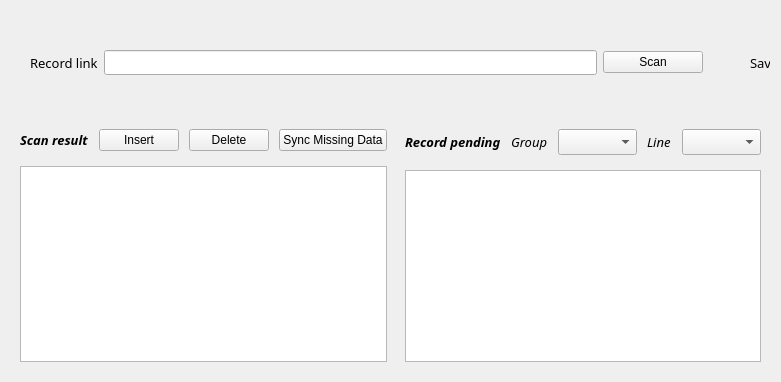
            <widget class="QWidget" name="Input_page_M">
             <layout class="QHBoxLayout" name="horizontalLayout_28">
              <item>
               <widget class="QFrame" name="frame_39">
                <property name="frameShape">
                 <enum>QFrame::NoFrame</enum>
                </property>
                <layout class="QVBoxLayout" name="verticalLayout_7">
                 <property name="spacing">
                  <number>0</number>
                 </property>
                 <property name="leftMargin">
                  <number>0</number>
                 </property>
                 <property name="topMargin">
                  <number>0</number>
                 </property>
                 <property name="rightMargin">
                  <number>0</number>
                 </property>
                 <property name="bottomMargin">
                  <number>0</number>
                 </property>
                 <item>
                  <widget class="QFrame" name="frame_41">
                   <property name="minimumSize">
                    <size>
                     <width>0</width>
                     <height>100</height>
                    </size>
                   </property>
                   <property name="frameShape">
                    <enum>QFrame::NoFrame</enum>
                   </property>
                   <widget class="QFrame" name="frame_46">
                    <property name="geometry">
                     <rect>
                      <x>10</x>
                      <y>30</y>
                      <width>691</width>
                      <height>43</height>
                     </rect>
                    </property>
                    <property name="frameShape">
                     <enum>QFrame::NoFrame</enum>
                    </property>
                    <layout class="QHBoxLayout" name="horizontalLayout_32">
                     <item>
                      <widget class="QLabel" name="label_41">
                       <property name="font">
                        <font>
                         <family>Rockwell</family>
                         <pointsize>10</pointsize>
                        </font>
                       </property>
                       <property name="text">
                        <string>Record link</string>
                       </property>
                      </widget>
                     </item>
                     <item>
                      <widget class="QLineEdit" name="Main_scan_link">
                       <property name="minimumSize">
                        <size>
                         <width>0</width>
                         <height>25</height>
                        </size>
                       </property>
                       <property name="dragEnabled">
                        <bool>false</bool>
                       </property>
                      </widget>
                     </item>
                     <item>
                      <widget class="QPushButton" name="Main_scan_btn">
                       <property name="minimumSize">
                        <size>
                         <width>100</width>
                         <height>0</height>
                        </size>
                       </property>
                       <property name="text">
                        <string>Scan</string>
                       </property>
                      </widget>
                     </item>
                    </layout>
                   </widget>
                   <widget class="QFrame" name="frame_47">
                    <property name="geometry">
                     <rect>
                      <x>730</x>
                      <y>30</y>
                      <width>571</width>
                      <height>43</height>
                     </rect>
                    </property>
                    <property name="frameShape">
                     <enum>QFrame::NoFrame</enum>
                    </property>
                    <layout class="QHBoxLayout" name="horizontalLayout_33">
                     <item>
                      <widget class="QLabel" name="label_43">
                       <property name="font">
                        <font>
                         <family>Rockwell</family>
                         <pointsize>10</pointsize>
                        </font>
                       </property>
                       <property name="text">
                        <string>Save link</string>
                       </property>
                      </widget>
                     </item>
                     <item>
                      <widget class="QLineEdit" name="Main_save_link">
                       <property name="minimumSize">
                        <size>
                         <width>0</width>
                         <height>25</height>
                        </size>
                       </property>
                      </widget>
                     </item>
                     <item>
                      <widget class="QPushButton" name="Main_update_btn">
                       <property name="minimumSize">
                        <size>
                         <width>100</width>
                         <height>0</height>
                        </size>
                       </property>
                       <property name="text">
                        <string>Update</string>
                       </property>
                      </widget>
                     </item>
                    </layout>
                   </widget>
                  </widget>
                 </item>
                 <item>
                  <widget class="QFrame" name="frame_40">
                   <property name="frameShape">
                    <enum>QFrame::NoFrame</enum>
                   </property>
                   <layout class="QHBoxLayout" name="horizontalLayout_29">
                    <property name="spacing">
                     <number>0</number>
                    </property>
                    <property name="leftMargin">
                     <number>0</number>
                    </property>
                    <property name="topMargin">
                     <number>0</number>
                    </property>
                    <property name="rightMargin">
                     <number>0</number>
                    </property>
                    <property name="bottomMargin">
                     <number>0</number>
                    </property>
                    <item>
                     <widget class="QFrame" name="frame_42">
                      <property name="maximumSize">
                       <size>
                        <width>16777215</width>
                        <height>16777215</height>
                       </size>
                      </property>
                      <property name="frameShape">
                       <enum>QFrame::NoFrame</enum>
                      </property>
                      <layout class="QVBoxLayout" name="verticalLayout_32">
                       <item>
                        <widget class="QFrame" name="frame_45">
                         <property name="frameShape">
                          <enum>QFrame::NoFrame</enum>
                         </property>
                         <layout class="QHBoxLayout" name="horizontalLayout_31">
                          <property name="spacing">
                           <number>10</number>
                          </property>
                          <property name="leftMargin">
                           <number>0</number>
                          </property>
                          <property name="rightMargin">
                           <number>0</number>
                          </property>
                          <item>
                           <widget class="QLabel" name="label_15">
                            <property name="font">
                             <font>
                              <family>Rockwell</family>
                              <pointsize>10</pointsize>
                              <weight>75</weight>
                              <italic>true</italic>
                              <bold>true</bold>
                             </font>
                            </property>
                            <property name="text">
                             <string>Scan result</string>
                            </property>
                           </widget>
                          </item>
                          <item>
                           <widget class="QPushButton" name="Main_Scan_result_insert_btn">
                            <property name="maximumSize">
                             <size>
                              <width>150</width>
                              <height>25</height>
                             </size>
                            </property>
                            <property name="text">
                             <string>Insert</string>
                            </property>
                            <property name="icon">
                             <iconset>
                              <normaloff>../../../../../../program/Icons/plus.ico</normaloff>../../../../../../program/Icons/plus.ico</iconset>
                            </property>
                            <property name="iconSize">
                             <size>
                              <width>25</width>
                              <height>25</height>
                             </size>
                            </property>
                           </widget>
                          </item>
                          <item>
                           <widget class="QPushButton" name="Main_delete_row_btn">
                            <property name="maximumSize">
                             <size>
                              <width>150</width>
                              <height>25</height>
                             </size>
                            </property>
                            <property name="text">
                             <string>Delete</string>
                            </property>
                            <property name="icon">
                             <iconset>
                              <normaloff>../../../../../../program/Icons/delete.ico</normaloff>../../../../../../program/Icons/delete.ico</iconset>
                            </property>
                            <property name="iconSize">
                             <size>
                              <width>25</width>
                              <height>25</height>
                             </size>
                            </property>
                           </widget>
                          </item>
                          <item>
                           <widget class="QPushButton" name="Sync_missing_data_btn">
                            <property name="text">
                             <string>Sync Missing Data</string>
                            </property>
                            <property name="icon">
                             <iconset>
                              <normaloff>../../../../../../program/Icons/Sync_missing_data.ico</normaloff>../../../../../../program/Icons/Sync_missing_data.ico</iconset>
                            </property>
                            <property name="iconSize">
                             <size>
                              <width>25</width>
                              <height>25</height>
                             </size>
                            </property>
                           </widget>
                          </item>
                         </layout>
                        </widget>
                       </item>
                       <item>
                        <widget class="QTableWidget" name="Main_scan_result_table"/>
                       </item>
                      </layout>
                     </widget>
                    </item>
                    <item>
                     <widget class="QFrame" name="frame_43">
                      <property name="frameShape">
                       <enum>QFrame::NoFrame</enum>
                      </property>
                      <layout class="QVBoxLayout" name="verticalLayout_33">
                       <item>
                        <widget class="QFrame" name="frame_44">
                         <property name="frameShape">
                          <enum>QFrame::NoFrame</enum>
                         </property>
                         <layout class="QHBoxLayout" name="horizontalLayout_30">
                          <property name="spacing">
                           <number>10</number>
                          </property>
                          <property name="leftMargin">
                           <number>0</number>
                          </property>
                          <property name="topMargin">
                           <number>9</number>
                          </property>
                          <property name="rightMargin">
                           <number>0</number>
                          </property>
                          <property name="bottomMargin">
                           <number>9</number>
                          </property>
                          <item>
                           <widget class="QLabel" name="label_39">
                            <property name="font">
                             <font>
                              <family>Rockwell</family>
                              <pointsize>10</pointsize>
                              <weight>75</weight>
                              <italic>true</italic>
                              <bold>true</bold>
                             </font>
                            </property>
                            <property name="text">
                             <string>Record pending</string>
                            </property>
                           </widget>
                          </item>
                          <item>
                           <widget class="QLabel" name="label_40">
                            <property name="maximumSize">
                             <size>
                              <width>50</width>
                              <height>16777215</height>
                             </size>
                            </property>
                            <property name="font">
                             <font>
                              <family>Rockwell</family>
                              <pointsize>10</pointsize>
                              <weight>50</weight>
                              <italic>true</italic>
                              <bold>false</bold>
                             </font>
                            </property>
                            <property name="text">
                             <string>Group</string>
                            </property>
                           </widget>
                          </item>
                          <item>
                           <widget class="QComboBox" name="Main_update_group_cbb">
                            <property name="maximumSize">
                             <size>
                              <width>150</width>
                              <height>16777215</height>
                             </size>
                            </property>
                            <property name="font">
                             <font>
                              <family>Rockwell</family>
                              <pointsize>10</pointsize>
                             </font>
                            </property>
                           </widget>
                          </item>
                          <item>
                           <widget class="QLabel" name="label_55">
                            <property name="maximumSize">
                             <size>
                              <width>50</width>
                              <height>16777215</height>
                             </size>
                            </property>
                            <property name="font">
                             <font>
                              <family>Rockwell</family>
                              <pointsize>10</pointsize>
                              <italic>true</italic>
                             </font>
                            </property>
                            <property name="text">
                             <string>Line</string>
                            </property>
                           </widget>
                          </item>
                          <item>
                           <widget class="QComboBox" name="Main_update_line_cbb">
                            <property name="maximumSize">
                             <size>
                              <width>150</width>
                              <height>16777215</height>
                             </size>
                            </property>
                            <property name="font">
                             <font>
                              <family>Rockwell</family>
                              <pointsize>10</pointsize>
                             </font>
                            </property>
                           </widget>
                          </item>
                         </layout>
                        </widget>
                       </item>
                       <item>
                        <widget class="QTableWidget" name="Main_pending_table"/>
                       </item>
                      </layout>
                     </widget>
                    </item>
                   </layout>
                  </widget>
                 </item>
                </layout>
               </widget>
              </item>
             </layout>
            </widget>
